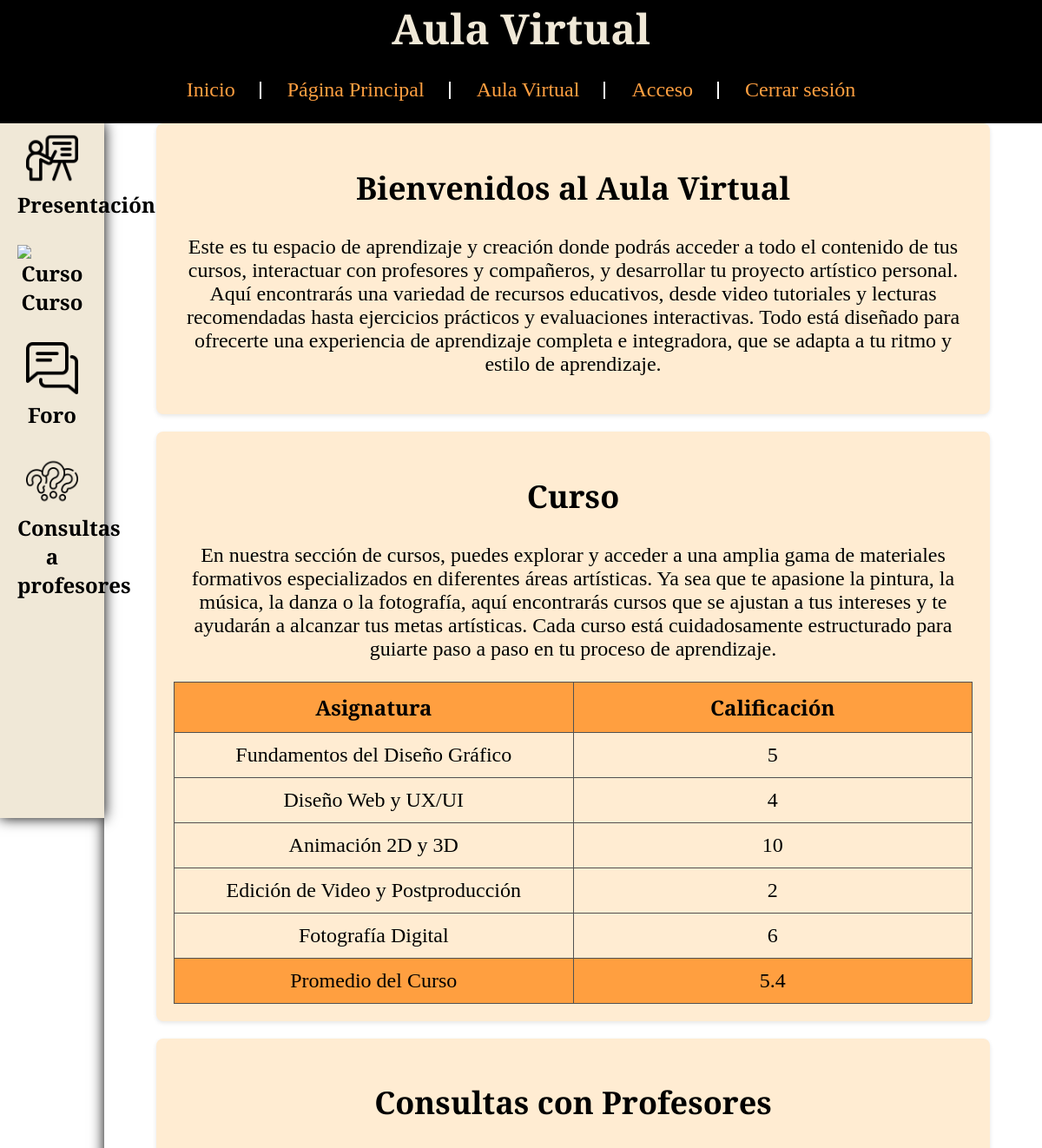
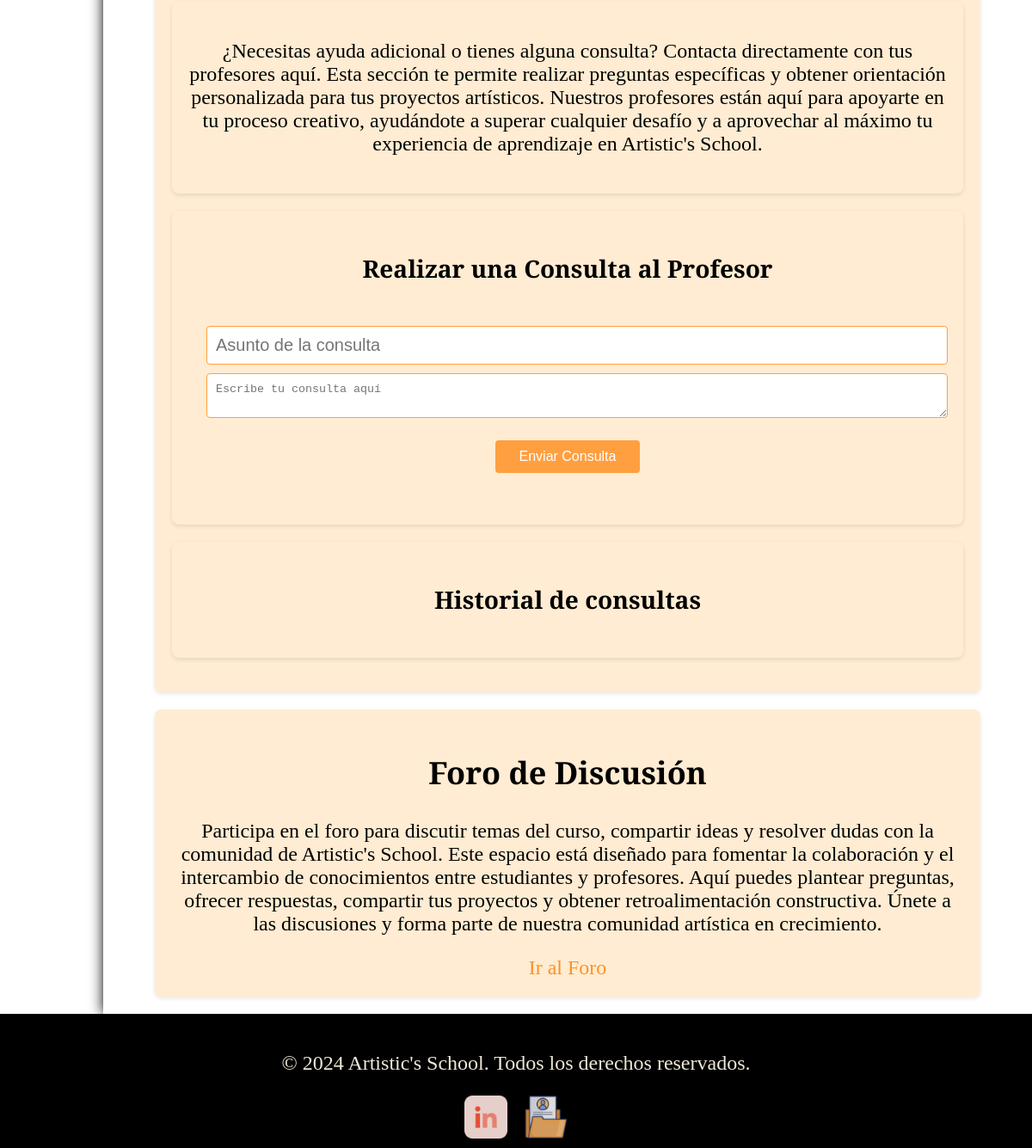
Page /app/vistas/aula-virtual.php (signed in) on the committed database (2 pictures, top to bottom).
### tables this page shows
CREATE TABLE `users` (
  `user_id` int(11) NOT NULL,
  `email` varchar(255) NOT NULL,
  `password` varchar(255) NOT NULL,
  `first_name` varchar(50) NOT NULL,
  `last_name` varchar(50) NOT NULL,
  `phone` varchar(15) DEFAULT NULL,
  `address` text DEFAULT NULL,
  `role` enum('alumno','profesor','director','administrador') NOT NULL,
  `course_id` int(11) DEFAULT NULL
);

CREATE TABLE `subjects` (
  `subject_id` int(11) NOT NULL,
  `subject_name` varchar(100) NOT NULL,
  `course_id` int(11) NOT NULL
);

### app/clases/Usuario.php (called while the page is built, shortened)
<?php
class Usuario
{
    private $conn;
    public function __construct($db)
    {
        $this->conn = $db;
    }
    public function obtenerInfoAlumnosConCalificaciones()
    {
        $query = "SELECT
                u.user_id,
                u.first_name,
                u.last_name,
                c.course_name,
                s.subject_id,
                s.subject_name,
                IFNULL(sp.calification, 0) as calification
              FROM users u
              LEFT JOIN courses c ON u.course_id = c.course_id
              LEFT JOIN subjects s ON c.course_id = s.course_id
              LEFT JOIN student_progress sp ON u.user_id = sp.user_id AND s.subject_id = sp.subject_id
              WHERE u.role = 'alumno'
              ORDER BY u.user_id, s.subject_id";
        $stmt = $this->conn->prepare($query);
        $stmt->execute();
        return $stmt->fetchAll(PDO::FETCH_ASSOC);
    }
}

### app/vistas/aula-virtual.php (the view, shortened to what this page needs)
<?php
require_once '../clases/Usuario.php';
$db = new Database();
$conexion = $db->getConnection();
$usuarioObj = new Usuario($conexion);
$user_id = $_SESSION['user_id'] ?? null;
$calificaciones = $usuarioObj->obtenerInfoAlumnosConCalificaciones();
$calificacionesPorUsuario = [];
foreach ($calificaciones as $calificacion) {
    if ($calificacion['user_id'] == $user_id) {
        $calificacionesPorUsuario[$calificacion['subject_id']] = $calificacion;
    }
}
$promedio = 0;
if (count($calificacionesPorUsuario) > 0) {
    $totalCalificaciones = array_sum(array_column($calificacionesPorUsuario, 'calification'));
    $promedio = $totalCalificaciones / count($calificacionesPorUsuario);
}
?>
<!DOCTYPE html>
<html lang="es">
<head>
    <link rel="stylesheet" href="../../public/css/estilos-aula-acceso.css">
</head>
<div id="click-effect-container"></div>
<body>
    <header>
        <h1>Aula Virtual</h1>
        <?php include 'components/nav.php'; ?>
    </header>
    <main>
        <section id="navegacion-aula">
            <nav>
                <ul>
                    <li><a href="#presentacion"><img src="../../public/multimedia/img/aula-virtual/navegacion-aula/presentacion.png" alt="Presentación"><br>Presentación</a></li>
                    <li><a href="#curso"><img src="../../public/multimedia/img/aula-virtual/navegacion-aula/curso.png" alt="Curso"><br>Curso</a></li>
                    <li><a href="#foro"><img src="../../public/multimedia/img/aula-virtual/navegacion-aula/foro.png" alt="Foro"><br>Foro</a></li>
                    <li><a href="#consulta-a-profesores"><img src="../../public/multimedia/img/aula-virtual/navegacion-aula/consultas.png" alt="Consultas"><br>Consultas a profesores</a></li>
                </ul>
            </nav>
        </section>
        <section id="contenido-principal">
            <section id="presentacion">
                <h2>Bienvenidos al Aula Virtual</h2>
                <p>Este es tu espacio de aprendizaje y creación donde podrás acceder a todo el contenido de tus
                    cursos, interactuar con profesores y compañeros, y desarrollar tu proyecto artístico personal.
                    Aquí encontrarás una variedad de recursos educativos, desde video tutoriales y lecturas
                    recomendadas hasta ejercicios prácticos y evaluaciones interactivas. Todo está diseñado para
                    ofrecerte una experiencia de aprendizaje completa e integradora, que se adapta a tu ritmo y
                    estilo de aprendizaje.
                </p>
            </section>
            <section id="curso">
                <h2>Curso</h2>
                <p>En nuestra sección de cursos, puedes explorar y acceder a una amplia gama de materiales formativos
                    especializados en diferentes áreas artísticas. Ya sea que te apasione la pintura, la música, la
                    danza o la fotografía, aquí encontrarás cursos que se ajustan a tus intereses y te ayudarán a
                    alcanzar tus metas artísticas. Cada curso está cuidadosamente estructurado para guiarte paso a paso
                    en tu proceso de aprendizaje.
                </p>
                <table class="tabla">
                    <thead>
                        <tr>
                            <th>Asignatura</th>
                            <th>Calificación</th>
                        </tr>
                    </thead>
                    <tbody>
                        <?php foreach ($calificacionesPorUsuario as $calificacion) : ?>
                            <tr>
                                <td><?= htmlspecialchars($calificacion['subject_name']) ?></td>
                                <td><?= htmlspecialchars($calificacion['calification']) ?></td>
                            </tr>
                        <?php endforeach; ?>
                    </tbody>
                    <tfoot>
                        <tr>
                            <td>Promedio del Curso</td>
                            <td><?= htmlspecialchars($promedio) ?></td>
                        </tr>
                    </tfoot>
                </table>
            </section>
            <section id="consulta-a-profesores">
                <h2>Consultas con Profesores</h2>
                <div>
                    <p>¿Necesitas ayuda adicional o tienes alguna consulta? Contacta directamente con tus profesores aquí. Esta sección te permite realizar preguntas específicas y obtener orientación personalizada para tus proyectos artísticos. Nuestros profesores están aquí para apoyarte en tu proceso creativo, ayudándote a superar cualquier desafío y a aprovechar al máximo tu experiencia de aprendizaje en Artistic's School.</p>
                </div>
                <div id="formulario-consulta">
                    <h3>Realizar una Consulta al Profesor</h3>
                    <form action="../funciones/consultas/crear-consulta.php" method="post">
                        <input type="text" name="subject" placeholder="Asunto de la consulta" required>
                        <textarea name="message" placeholder="Escribe tu consulta aquí" required></textarea>
                        <button type="submit">Enviar Consulta</button>
                    </form>
                </div>
                <div id="historial-de-consultas">
                    <h3>Historial de consultas</h3>
                </div>
            </section>
            <section id="foro">
                <h2>Foro de Discusión</h2>
                <div>
                    <p>Participa en el foro para discutir temas del curso, compartir ideas y resolver dudas con la
                        comunidad de Artistic's School. Este espacio está diseñado para fomentar la colaboración y el
                        intercambio de conocimientos entre estudiantes y profesores. Aquí puedes plantear preguntas,
                        ofrecer respuestas, compartir tus proyectos y obtener retroalimentación constructiva. Únete a
                        las discusiones y forma parte de nuestra comunidad artística en crecimiento.
                    </p>
                    <a href="foro.php">Ir al Foro</a>
                </div>
            </section>
        </section>
    </main>
    <?php include 'components/footer.php'; ?>
</body>
</html>

### public/css/estilos-aula-acceso.css (style rules this page uses)
#click-effect-container { position: fixed; top: 0; left: 0; width: 100%; height: 100%; pointer-events: none; overflow: hidden; z-index: 9999; }
body { animation: cambioColor 10s infinite; cursor: url('cursor/pincel-cursor.png'), auto; font-family: 'Playfair Display', Georgia, 'Times New Roman', Times, serif; font-size: x-large; margin: 0; text-align: center; }
header { background-color: black; text-align: center; align-items: center; justify-content: center; }
h1 { margin: 0; padding: 0; background-color: black; font-weight: bold; text-align: center; color: rgb(240, 232, 215); }
form { margin-bottom: 20px; padding: 20px; }
form input[type="email"], form input[type="password"], form input[type="text"], form input[type="tel"], form select { width: 100%; padding: 8px; border: 1px solid #ddd; border-radius: 4px; font-size: 20px; white-space: nowrap; }
form button { display: inline-block; background: black; color: #fff; border: none; padding: 10px 20px; margin-top: 10px; cursor: pointer; border-radius: 5px; text-align: center; font-size: 16px; }
main { display: flex; }
#navegacion-aula { position: sticky; top: 0; left: 0; height: 100vh; width: 10%; background-color: rgb(240, 232, 215); box-shadow: 0 0 15px rgba(0, 0, 0, 1); z-index: 1000; }
#navegacion-aula nav ul li a img { width: 60px; height: auto; }
#navegacion-aula nav ul { list-style: none; padding: 0; margin: 0; display: flex; flex-direction: column; justify-content: center; }
#navegacion-aula nav ul li { margin-bottom: 10px; }
#navegacion-aula nav ul li a { display: block; padding: 10px 20px; text-decoration: none; color: black; font-weight: bold; }
#contenido-principal { width: 90%; padding-right: 5%; padding-left: 5%; box-shadow: 0 0 15px rgba(0, 0, 0, 1); }
#contenido-principal section { background-color: #ffecd2; padding: 20px; margin-bottom: 20px; border-radius: 8px; box-shadow: 0 2px 5px rgba(0, 0, 0, 0.1); }
#foro a, #consulta-a-profesores a { color:rgb(254, 145, 36); text-decoration: none; }
.tabla { width: 100%; margin: 0 auto; border-collapse: collapse; }
.tabla th, .tabla td { border: 1px solid #515151; padding: 12px; text-align: center; width: 25%; }
.tabla th,.tabla tfoot td { background-color: rgb(255, 159, 64); }
#consulta-a-profesores div { background-color: #ffecd2; padding: 20px; margin-bottom: 20px; border-radius: 8px; box-shadow: 0 2px 5px rgba(0, 0, 0, 0.1); }
#consulta-a-profesores form select, #consulta-a-profesores form input[type="text"], #consulta-a-profesores form textarea { width: 100%; padding: 10px; margin-bottom: 10px; border: 1px solid rgb(255, 159, 64); border-radius: 4px; }
#consulta-a-profesores form button { width: 20%; background-color: rgb(255, 159, 64); color: #fff; border: none; padding: 10px; border-radius: 4px; cursor: pointer; transition: background-color 0.3s ease; }

### rows in the picture
users: subjects.subject_name "Fundamentos del Diseño Gráfico", calification "5", subjects.subject_name "Diseño Web y UX/UI", calification "4", subjects.subject_name "Animación 2D y 3D", calification "10", subjects.subject_name "Edición de Video y Postproducción", calification "2", subjects.subject_name "Fotografía Digital", calification "6"

### other values in the picture
$promedio "5.4"
